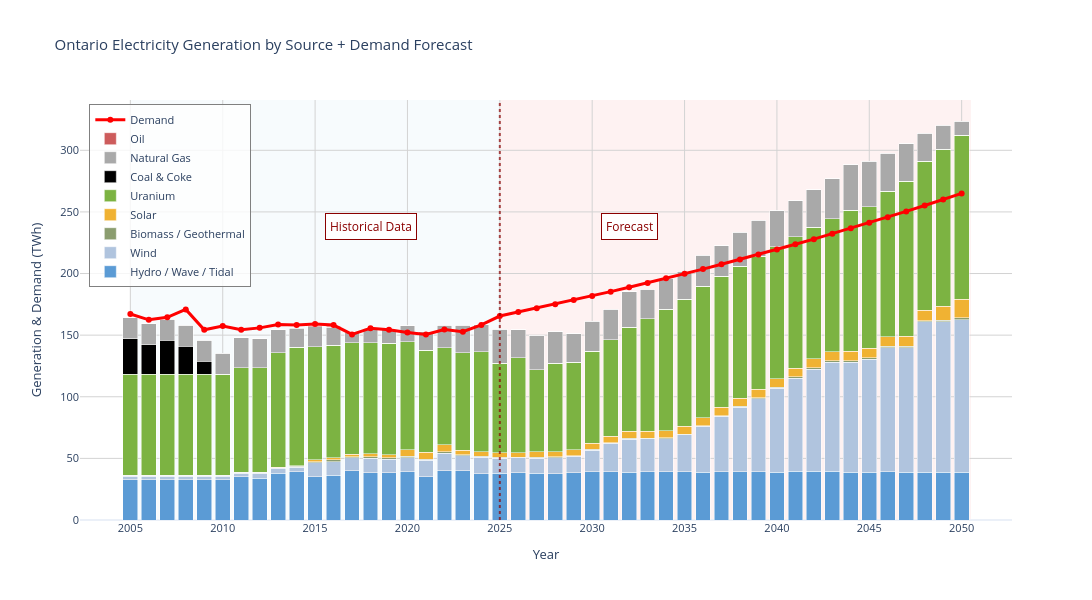

Here is the notebook cell this chart was saved with:
### Code cell
# Interactive Plotly Chart: Generation by Source + Demand Forecast
fig = go.Figure()

# Define colors for Plotly chart - natural, muted tones
colors_map_plotly = {
    'Hydro / Wave / Tidal': '#5B9BD5',
    'Wind': '#B0C4DE',
    'Biomass / Geothermal': '#8B9D6F',
    'Solar': '#F0B233',
    'Uranium': '#7CB342',
    'Natural Gas': '#A9A9A9',
    'Oil': '#CD5C5C',
    'Coal & Coke': '#000000',
    'Other': '#808080'
}

# Pre-assign consistent colors for all sources
source_colors_plotly = []
for source in sources:
    if source in colors_map_plotly:
        source_colors_plotly.append(colors_map_plotly[source])
    else:
        # Fallback: use a muted gray for unknown sources
        source_colors_plotly.append('#808080')

# Add stacked bars for each generation source
for idx, source in enumerate(sources):
    year_columns = [col for col in gen_source_df.columns if isinstance(col, (int, float)) or str(col).isdigit()]
    values = gen_source_twh.loc[source, year_columns].values
    fig.add_trace(go.Bar(
        x=years,
        y=values,
        name=source,
        marker_color=source_colors_plotly[idx],
        hovertemplate='<b>%{fullData.name}</b><br>Year: %{x}<br>Generation: %{y:.2f} TWh<extra></extra>'
    ))

# Add demand line overlay
fig.add_trace(go.Scatter(
    x=combined_demand['Year'],
    y=combined_demand['Demand (TWh)'],
    mode='lines+markers',
    name='Demand',
    line=dict(color='red', width=3),
    marker=dict(size=6),
    hovertemplate='<b>Demand</b><br>Year: %{x}<br>Demand: %{y:.2f} TWh<extra></extra>'
))

# Add shaded regions for historical and forecast
fig.add_vrect(x0=2005, x1=2025, fillcolor='lightblue', opacity=0.1, layer='below', line_width=0)
fig.add_vrect(x0=2025, x1=2050.5, fillcolor='lightcoral', opacity=0.1, layer='below', line_width=0)

# Add vertical line at 2025 boundary
fig.add_vline(x=2025, line_dash='dot', line_color='darkred', line_width=2, opacity=0.7)

# Add annotations closer to the boundary line
fig.add_annotation(
    x=2018, y=fig.data[-1]['y'].max() * 0.90,
    text='Historical Data',
    showarrow=False,
    font=dict(size=12, color='darkred'),
    bgcolor='white',
    bordercolor='darkred',
    borderwidth=1,
    borderpad=4
)

fig.add_annotation(
    x=2032, y=fig.data[-1]['y'].max() * 0.90,
    text='Forecast',
    showarrow=False,
    font=dict(size=12, color='darkred'),
    bgcolor='white',
    bordercolor='darkred',
    borderwidth=1,
    borderpad=4
)

# Update layout
fig.update_layout(
    title='Ontario Electricity Generation by Source + Demand Forecast',
    xaxis_title='Year',
    yaxis_title='Generation & Demand (TWh)',
    barmode='stack',
    hovermode='x unified',
    template='plotly_white',
    width=1200,
    height=600,
    font=dict(size=11),
    legend=dict(
        yanchor='top',
        y=0.99,
        xanchor='left',
        x=0.01,
        bgcolor='rgba(255, 255, 255, 0.8)',
        bordercolor='gray',
        borderwidth=1
    ),
    xaxis=dict(
        tickmode='linear',
        tick0=2005,
        dtick=5,
        gridwidth=1,
        gridcolor='lightgray'
    ),
    yaxis=dict(
        gridwidth=1,
        gridcolor='lightgray'
    )
)

fig.show()
print("✓ Interactive Plotly chart generated successfully")

fig.write_html('./data/Generation_By_Source_With_Demand_Interactive.html')
print("✓ Chart saved to ./data/Generation_By_Source_With_Demand_Interactive.html")

### Figure 1 — Plotly figure (JSON) as saved in the notebook; plotly's stock layout.template omitted (floating-point values rounded to 4 significant figures)
{"data": [{"hovertemplate": "<b>%{fullData.name}</b><br>Year: %{x}<br>Generation: %{y:.2f} TWh<extra></extra>", "marker": {"color": "#5B9BD5"}, "name": "Hydro / Wave / Tidal", "type": "bar", "x": [2005, 2006, 2007, 2008, 2009, 2010, 2011, 2012, 2013, 2014, 2015, 2016, 2017, 2018, 2019, 2020, 2021, 2022, 2023, 2024, 2025, 2026, 2027, 2028, 2029, 2030, 2031, 2032, 2033, 2034, 2035, 2036, 2037, 2038, 2039, 2040, 2041, 2042, 2043, 2044, 2045, 2046, 2047, 2048, 2049, 2050], "y": [32.56, 32.56, 32.56, 32.56, 32.56, 32.56, 34.91, 33.89, 37.94, 39.2, 35.04, 36.51, 40.02, 38.28, 38.29, 39.0, 35.15, 40.02, 39.8, 37.45, 37.78, 38.14, 37.86, 37.68, 38.23, 39.06, 39.17, 38.63, 39.15, 39.09, 39.17, 38.65, 39.18, 39.13, 39.15, 38.63, 39.47, 39.45, 39.45, 38.93, 38.94, 38.97, 38.93, 38.93, 38.95, 38.63]}, {"hovertemplate": "<b>%{fullData.name}</b><br>Year: %{x}<br>Generation: %{y:.2f} TWh<extra></extra>", "marker": {"color": "#B0C4DE"}, "name": "Wind", "type": "bar", "x": [2005, 2006, 2007, 2008, 2009, 2010, 2011, 2012, 2013, 2014, 2015, 2016, 2017, 2018, 2019, 2020, 2021, 2022, 2023, 2024, 2025, 2026, 2027, 2028, 2029, 2030, 2031, 2032, 2033, 2034, 2035, 2036, 2037, 2038, 2039, 2040, 2041, 2042, 2043, 2044, 2045, 2046, 2047, 2048, 2049, 2050], "y": [3.073, 3.073, 3.073, 3.073, 3.073, 3.073, 3.163, 4.007, 3.877, 3.479, 11.4, 10.76, 10.46, 11.92, 11.12, 11.6, 13.2, 14.34, 12.37, 13.27, 12.48, 12.23, 12.44, 12.88, 13.5, 17.61, 22.98, 27.1, 26.69, 27.04, 30.14, 37.55, 44.91, 52.24, 59.39, 68.22, 75.6, 82.98, 88.68, 88.94, 91.7, 100.8, 101.0, 121.9, 122.0, 123.7]}, {"hovertemplate": "<b>%{fullData.name}</b><br>Year: %{x}<br>Generation: %{y:.2f} TWh<extra></extra>", "marker": {"color": "#8B9D6F"}, "name": "Biomass / Geothermal", "type": "bar", "x": [2005, 2006, 2007, 2008, 2009, 2010, 2011, 2012, 2013, 2014, 2015, 2016, 2017, 2018, 2019, 2020, 2021, 2022, 2023, 2024, 2025, 2026, 2027, 2028, 2029, 2030, 2031, 2032, 2033, 2034, 2035, 2036, 2037, 2038, 2039, 2040, 2041, 2042, 2043, 2044, 2045, 2046, 2047, 2048, 2049, 2050], "y": [0.7351, 0.7351, 0.7351, 0.7351, 0.7351, 0.7351, 0.6079, 0.6729, 0.5863, 0.9051, 0.9371, 1.444, 0.962, 1.311, 1.249, 1.166, 1.125, 1.015, 0.9609, 0.916, 0.5591, 0.5475, 0.7054, 0.6422, 0.6112, 0.5639, 0.5675, 0.5848, 0.5613, 0.5704, 0.4413, 0.4449, 0.6141, 0.7346, 0.828, 0.8228, 0.9687, 0.9551, 1.038, 1.277, 1.098, 1.048, 1.144, 1.037, 1.025, 1.788]}, {"hovertemplate": "<b>%{fullData.name}</b><br>Year: %{x}<br>Generation: %{y:.2f} TWh<extra></extra>", "marker": {"color": "#F0B233"}, "name": "Solar", "type": "bar", "x": [2005, 2006, 2007, 2008, 2009, 2010, 2011, 2012, 2013, 2014, 2015, 2016, 2017, 2018, 2019, 2020, 2021, 2022, 2023, 2024, 2025, 2026, 2027, 2028, 2029, 2030, 2031, 2032, 2033, 2034, 2035, 2036, 2037, 2038, 2039, 2040, 2041, 2042, 2043, 2044, 2045, 2046, 2047, 2048, 2049, 2050], "y": [0.1157, 0.1157, 0.1157, 0.1157, 0.1157, 0.1157, 0.2569, 0.3158, 0.3603, 0.287, 1.425, 1.776, 1.998, 2.163, 2.166, 5.223, 5.347, 5.664, 3.504, 3.751, 3.698, 3.676, 4.198, 4.334, 4.623, 5.216, 5.414, 5.629, 5.757, 5.894, 6.33, 6.471, 6.611, 6.752, 6.869, 7.031, 7.173, 7.314, 7.452, 7.596, 7.736, 7.876, 8.017, 8.159, 11.57, 14.99]}, {"hovertemplate": "<b>%{fullData.name}</b><br>Year: %{x}<br>Generation: %{y:.2f} TWh<extra></extra>", "marker": {"color": "#7CB342"}, "name": "Uranium", "type": "bar", "x": [2005, 2006, 2007, 2008, 2009, 2010, 2011, 2012, 2013, 2014, 2015, 2016, 2017, 2018, 2019, 2020, 2021, 2022, 2023, 2024, 2025, 2026, 2027, 2028, 2029, 2030, 2031, 2032, 2033, 2034, 2035, 2036, 2037, 2038, 2039, 2040, 2041, 2042, 2043, 2044, 2045, 2046, 2047, 2048, 2049, 2050], "y": [81.97, 81.97, 81.97, 81.97, 81.97, 81.97, 84.77, 84.87, 93.1, 96.2, 91.77, 91.14, 90.44, 90.16, 90.45, 87.85, 82.97, 78.76, 79.27, 81.05, 72.79, 77.18, 66.78, 71.86, 71.22, 74.51, 78.16, 84.33, 91.06, 98.55, 103.1, 106.7, 106.6, 107.1, 107.8, 107.2, 106.8, 106.9, 107.9, 114.6, 114.6, 118.0, 125.6, 121.2, 127.2, 133.1]}, {"hovertemplate": "<b>%{fullData.name}</b><br>Year: %{x}<br>Generation: %{y:.2f} TWh<extra></extra>", "marker": {"color": "#000000"}, "name": "Coal & Coke", "type": "bar", "x": [2005, 2006, 2007, 2008, 2009, 2010, 2011, 2012, 2013, 2014, 2015, 2016, 2017, 2018, 2019, 2020, 2021, 2022, 2023, 2024, 2025, 2026, 2027, 2028, 2029, 2030, 2031, 2032, 2033, 2034, 2035, 2036, 2037, 2038, 2039, 2040, 2041, 2042, 2043, 2044, 2045, 2046, 2047, 2048, 2049, 2050], "y": [28.73, 23.81, 27.47, 22.64, 10.46, 0.0, 0.0, 0.0, 0.0, 0.0, 0.0, 0.0, 0.0, 0.0, 0.0, 0.0, 0.0, 0.0, 0.0, 0.0, 0.0, 0.0, 0.0, 0.0, 0.0, 0.0, 0.0, 0.0, 0.0, 0.0, 0.0, 0.0, 0.0, 0.0, 0.0, 0.0, 0.0, 0.0, 0.0, 0.0, 0.0, 0.0, 0.0, 0.0, 0.0, 0.0]}, {"hovertemplate": "<b>%{fullData.name}</b><br>Year: %{x}<br>Generation: %{y:.2f} TWh<extra></extra>", "marker": {"color": "#A9A9A9"}, "name": "Natural Gas", "type": "bar", "x": [2005, 2006, 2007, 2008, 2009, 2010, 2011, 2012, 2013, 2014, 2015, 2016, 2017, 2018, 2019, 2020, 2021, 2022, 2023, 2024, 2025, 2026, 2027, 2028, 2029, 2030, 2031, 2032, 2033, 2034, 2035, 2036, 2037, 2038, 2039, 2040, 2041, 2042, 2043, 2044, 2045, 2046, 2047, 2048, 2049, 2050], "y": [16.89, 16.89, 16.89, 16.89, 16.89, 16.89, 24.28, 23.38, 18.65, 15.72, 16.22, 14.86, 8.379, 11.83, 11.5, 12.83, 14.96, 18.06, 22.16, 22.01, 27.29, 22.45, 27.84, 25.48, 22.98, 24.29, 24.86, 29.11, 23.93, 25.16, 22.55, 24.83, 24.52, 27.55, 29.07, 28.98, 29.18, 30.43, 32.48, 36.95, 36.89, 30.99, 30.67, 22.5, 19.75, 11.53]}, {"hovertemplate": "<b>%{fullData.name}</b><br>Year: %{x}<br>Generation: %{y:.2f} TWh<extra></extra>", "marker": {"color": "#CD5C5C"}, "name": "Oil", "type": "bar", "x": [2005, 2006, 2007, 2008, 2009, 2010, 2011, 2012, 2013, 2014, 2015, 2016, 2017, 2018, 2019, 2020, 2021, 2022, 2023, 2024, 2025, 2026, 2027, 2028, 2029, 2030, 2031, 2032, 2033, 2034, 2035, 2036, 2037, 2038, 2039, 2040, 2041, 2042, 2043, 2044, 2045, 2046, 2047, 2048, 2049, 2050], "y": [0.07347, 0.07347, 0.07347, 0.07347, 0.07347, 0.07347, 0.04567, 0.06578, 0.04515, 0.3811, 0.6575, 0.5443, 0.378, 0.4597, 0.4092, 0.08546, 0.09826, 0.09101, 0.07836, 0.0, 0.0, 0.0, 0.0, 0.0, 0.0, 0.0, 0.0, 0.0, 0.0, 0.0, 0.0, 0.0, 0.0, 0.0, 0.0, 0.01475, 0.01475, 0.01475, 0.01475, 0.01475, 0.01475, 0.01475, 0.01475, 0.01475, 0.01475, 0.01475]}, {"hovertemplate": "<b>Demand</b><br>Year: %{x}<br>Demand: %{y:.2f} TWh<extra></extra>", "line": {"color": "red", "width": 3}, "marker": {"size": 6}, "mode": "lines+markers", "name": "Demand", "type": "scatter", "x": [2005, 2006, 2007, 2008, 2009, 2010, 2011, 2012, 2013, 2014, 2015, 2016, 2017, 2018, 2019, 2020, 2021, 2022, 2023, 2024, 2025, 2026, 2027, 2028, 2029, 2030, 2031, 2032, 2033, 2034, 2035, 2036, 2037, 2038, 2039, 2040, 2041, 2042, 2043, 2044, 2045, 2046, 2047, 2048, 2049, 2050], "y": [167.2, 162.4, 164.5, 170.9, 154.3, 157.4, 154.3, 155.9, 158.5, 158.3, 159.0, 158.2, 150.6, 155.6, 154.5, 152.2, 150.6, 154.6, 152.8, 158.3, 165.5, 168.7, 171.9, 175.1, 178.5, 181.8, 185.3, 188.8, 192.4, 196.1, 199.8, 203.6, 207.5, 211.4, 215.4, 219.5, 223.7, 227.9, 232.3, 236.7, 241.2, 245.7, 250.4, 255.2, 260.0, 265.0]}], "layout": {"annotations": [{"bgcolor": "white", "bordercolor": "darkred", "borderpad": 4, "borderwidth": 1, "font": {"color": "darkred", "size": 12}, "showarrow": false, "text": "Historical Data", "x": 2018, "y": 238.5}, {"bgcolor": "white", "bordercolor": "darkred", "borderpad": 4, "borderwidth": 1, "font": {"color": "darkred", "size": 12}, "showarrow": false, "text": "Forecast", "x": 2032, "y": 238.5}], "barmode": "stack", "font": {"size": 11}, "height": 600, "hovermode": "x unified", "legend": {"bgcolor": "rgba(255, 255, 255, 0.8)", "bordercolor": "gray", "borderwidth": 1, "x": 0.01, "xanchor": "left", "y": 0.99, "yanchor": "top"}, "shapes": [{"fillcolor": "lightblue", "layer": "below", "line": {"width": 0}, "opacity": 0.1, "type": "rect", "x0": 2005, "x1": 2025, "xref": "x", "y0": 0, "y1": 1, "yref": "y domain"}, {"fillcolor": "lightcoral", "layer": "below", "line": {"width": 0}, "opacity": 0.1, "type": "rect", "x0": 2025, "x1": 2050.0, "xref": "x", "y0": 0, "y1": 1, "yref": "y domain"}, {"line": {"color": "darkred", "dash": "dot", "width": 2}, "opacity": 0.7, "type": "line", "x0": 2025, "x1": 2025, "xref": "x", "y0": 0, "y1": 1, "yref": "y domain"}], "title": {"text": "Ontario Electricity Generation by Source + Demand Forecast"}, "width": 1200, "xaxis": {"dtick": 5, "gridcolor": "lightgray", "gridwidth": 1, "tick0": 2005, "tickmode": "linear", "title": {"text": "Year"}}, "yaxis": {"gridcolor": "lightgray", "gridwidth": 1, "title": {"text": "Generation & Demand (TWh)"}}}}
